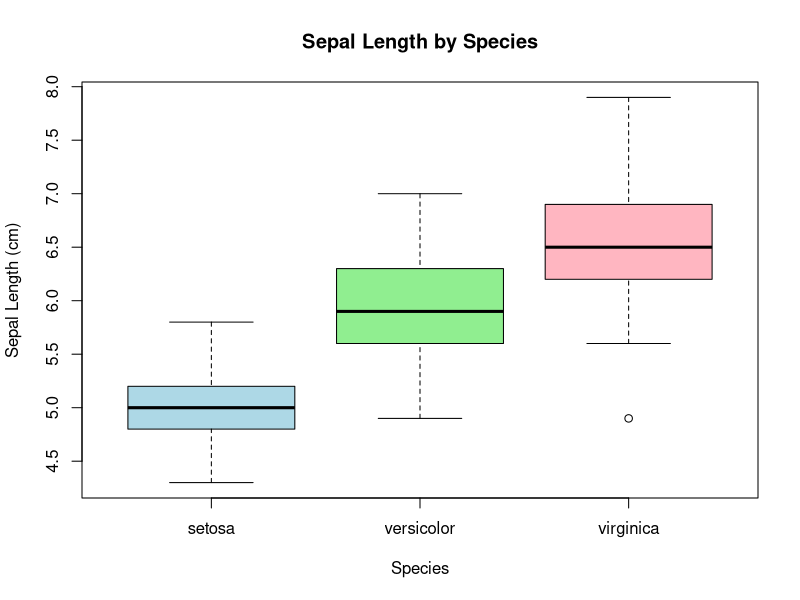
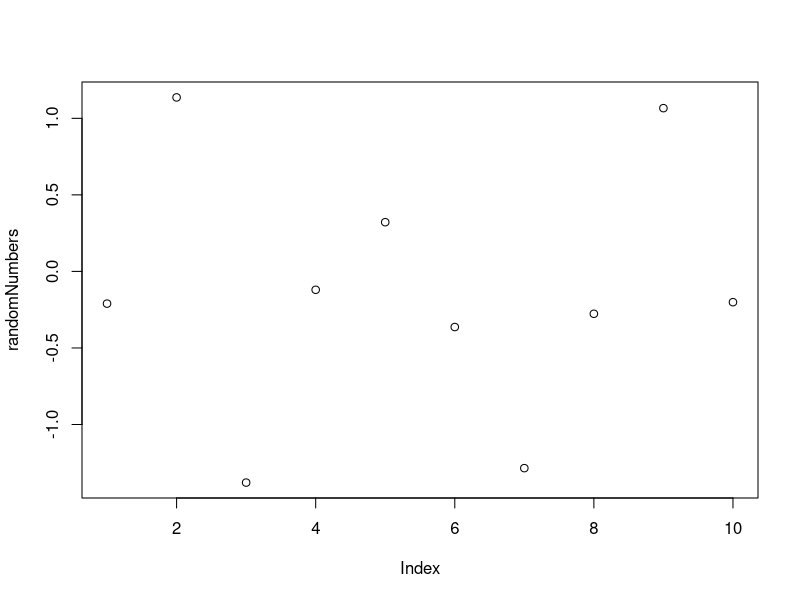

Write the R code that produced these figures, in order.
## ---- chunk 1
# Show the first six rows of the iris dataset
head(iris)
## ---- chunk 2
summary(iris)
## ---- chunk 3
agg_means <- aggregate(Sepal.Length ~ Species, data = iris, mean)
agg_means
## ---- chunk 4
boxplot(Sepal.Length ~ Species, data = iris,
        main = "Sepal Length by Species",
        xlab = "Species", ylab = "Sepal Length (cm)",
        col = c("lightblue", "lightgreen", "lightpink"))
## ---- chunk 5
knitr::opts_chunk$set(
  echo = FALSE,
  include = FALSE,
  message = FALSE,
  warning = FALSE,
  fig.align = "center"
)
## ---- chunk 6
randomNumbers <- rnorm(n = 10, mean = 0, sd = 1) 
plot(randomNumbers)
